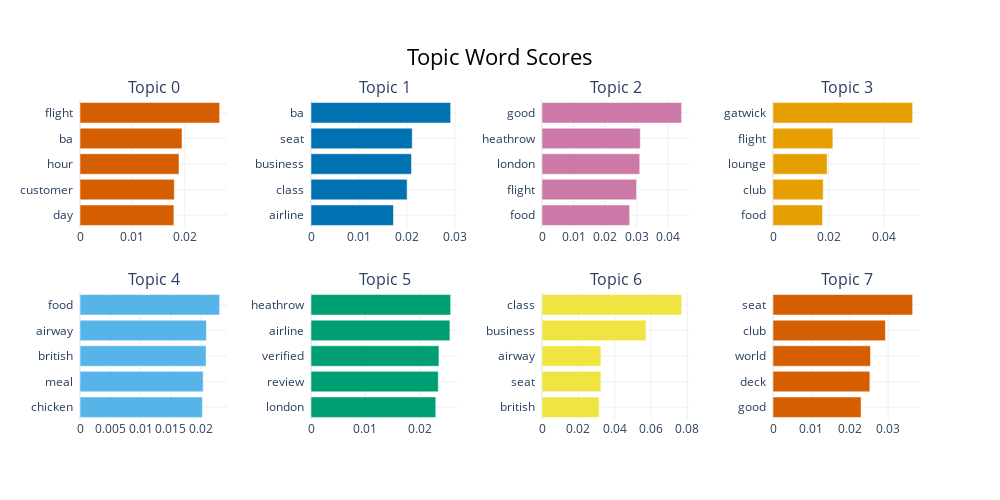

The cell this chart's notebook holds for it:
### Code cell
M_cleaned_content_topic_model.visualize_barchart()

### Figure 1 — Plotly figure (JSON) as saved in the notebook; plotly's stock layout.template omitted (floating-point values rounded to 4 significant figures)
{"data": [{"marker": {"color": "#D55E00"}, "orientation": "h", "type": "bar", "x": [0.01792, 0.018, 0.01889, 0.01947, 0.02665], "xaxis": "x", "y": ["day  ", "customer  ", "hour  ", "ba  ", "flight  "], "yaxis": "y"}, {"marker": {"color": "#0072B2"}, "orientation": "h", "type": "bar", "x": [0.01717, 0.02001, 0.02093, 0.02108, 0.02908], "xaxis": "x2", "y": ["airline  ", "class  ", "business  ", "seat  ", "ba  "], "yaxis": "y2"}, {"marker": {"color": "#CC79A7"}, "orientation": "h", "type": "bar", "x": [0.02777, 0.02993, 0.03095, 0.03112, 0.04422], "xaxis": "x3", "y": ["food  ", "flight  ", "london  ", "heathrow  ", "good  "], "yaxis": "y3"}, {"marker": {"color": "#E69F00"}, "orientation": "h", "type": "bar", "x": [0.01778, 0.01805, 0.01945, 0.02151, 0.05018], "xaxis": "x4", "y": ["food  ", "club  ", "lounge  ", "flight  ", "gatwick  "], "yaxis": "y4"}, {"marker": {"color": "#56B4E9"}, "orientation": "h", "type": "bar", "x": [0.02022, 0.02035, 0.02083, 0.02089, 0.02308], "xaxis": "x5", "y": ["chicken  ", "meal  ", "british  ", "airway  ", "food  "], "yaxis": "y5"}, {"marker": {"color": "#009E73"}, "orientation": "h", "type": "bar", "x": [0.02298, 0.02344, 0.02356, 0.02558, 0.02572], "xaxis": "x6", "y": ["london  ", "review  ", "verified  ", "airline  ", "heathrow  "], "yaxis": "y6"}, {"marker": {"color": "#F0E442"}, "orientation": "h", "type": "bar", "x": [0.03151, 0.0324, 0.03243, 0.05722, 0.07689], "xaxis": "x7", "y": ["british  ", "seat  ", "airway  ", "business  ", "class  "], "yaxis": "y7"}, {"marker": {"color": "#D55E00"}, "orientation": "h", "type": "bar", "x": [0.02296, 0.02524, 0.02541, 0.02931, 0.03641], "xaxis": "x8", "y": ["good  ", "deck  ", "world  ", "club  ", "seat  "], "yaxis": "y8"}], "layout": {"annotations": [{"font": {"size": 16}, "showarrow": false, "text": "Topic 0", "x": 0.0875, "xanchor": "center", "xref": "paper", "y": 1, "yanchor": "bottom", "yref": "paper"}, {"font": {"size": 16}, "showarrow": false, "text": "Topic 1", "x": 0.3625, "xanchor": "center", "xref": "paper", "y": 1, "yanchor": "bottom", "yref": "paper"}, {"font": {"size": 16}, "showarrow": false, "text": "Topic 2", "x": 0.6375, "xanchor": "center", "xref": "paper", "y": 1, "yanchor": "bottom", "yref": "paper"}, {"font": {"size": 16}, "showarrow": false, "text": "Topic 3", "x": 0.9125, "xanchor": "center", "xref": "paper", "y": 1, "yanchor": "bottom", "yref": "paper"}, {"font": {"size": 16}, "showarrow": false, "text": "Topic 4", "x": 0.0875, "xanchor": "center", "xref": "paper", "y": 0.4, "yanchor": "bottom", "yref": "paper"}, {"font": {"size": 16}, "showarrow": false, "text": "Topic 5", "x": 0.3625, "xanchor": "center", "xref": "paper", "y": 0.4, "yanchor": "bottom", "yref": "paper"}, {"font": {"size": 16}, "showarrow": false, "text": "Topic 6", "x": 0.6375, "xanchor": "center", "xref": "paper", "y": 0.4, "yanchor": "bottom", "yref": "paper"}, {"font": {"size": 16}, "showarrow": false, "text": "Topic 7", "x": 0.9125, "xanchor": "center", "xref": "paper", "y": 0.4, "yanchor": "bottom", "yref": "paper"}], "height": 500, "hoverlabel": {"bgcolor": "white", "font": {"family": "Rockwell", "size": 16}}, "showlegend": false, "title": {"font": {"color": "Black", "size": 22}, "text": "Topic Word Scores", "x": 0.5, "xanchor": "center", "yanchor": "top"}, "width": 1000, "xaxis": {"anchor": "y", "domain": [0, 0.175], "showgrid": true}, "xaxis2": {"anchor": "y2", "domain": [0.275, 0.45], "showgrid": true}, "xaxis3": {"anchor": "y3", "domain": [0.55, 0.725], "showgrid": true}, "xaxis4": {"anchor": "y4", "domain": [0.825, 1], "showgrid": true}, "xaxis5": {"anchor": "y5", "domain": [0, 0.175], "showgrid": true}, "xaxis6": {"anchor": "y6", "domain": [0.275, 0.45], "showgrid": true}, "xaxis7": {"anchor": "y7", "domain": [0.55, 0.725], "showgrid": true}, "xaxis8": {"anchor": "y8", "domain": [0.825, 1], "showgrid": true}, "yaxis": {"anchor": "x", "domain": [0.6, 1], "showgrid": true}, "yaxis2": {"anchor": "x2", "domain": [0.6, 1], "showgrid": true}, "yaxis3": {"anchor": "x3", "domain": [0.6, 1], "showgrid": true}, "yaxis4": {"anchor": "x4", "domain": [0.6, 1], "showgrid": true}, "yaxis5": {"anchor": "x5", "domain": [0, 0.4], "showgrid": true}, "yaxis6": {"anchor": "x6", "domain": [0, 0.4], "showgrid": true}, "yaxis7": {"anchor": "x7", "domain": [0, 0.4], "showgrid": true}, "yaxis8": {"anchor": "x8", "domain": [0, 0.4], "showgrid": true}}}
